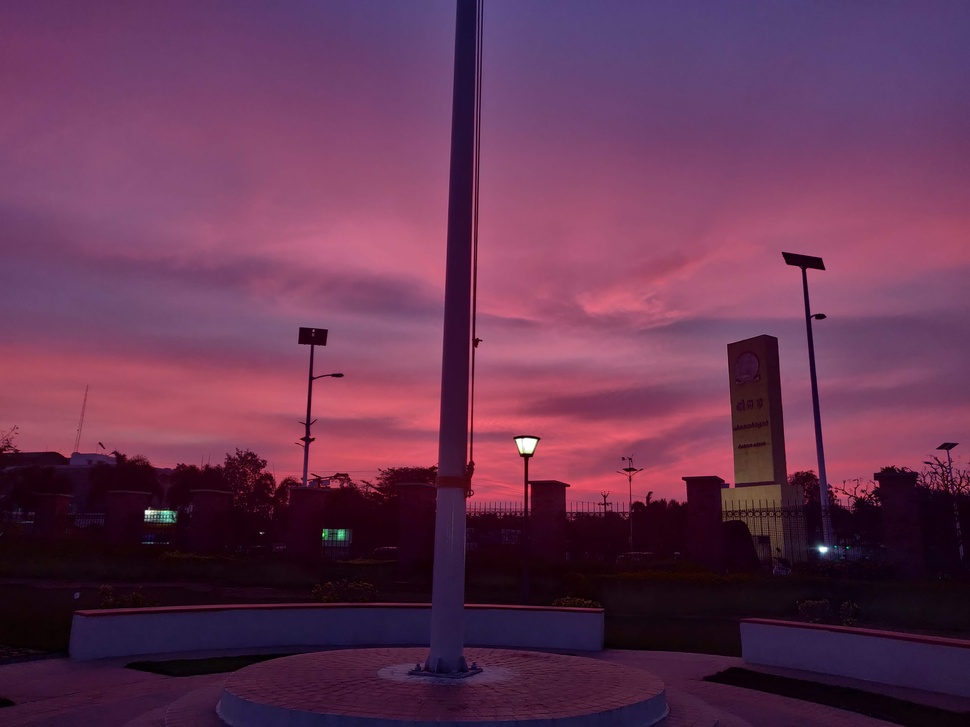
#> input picture Images/evening2.jpg, 970 x 727 px, shrunk from 4608 x 3456 before the run
$ jupyter execute 'Super Fast Color Transfer.ipynb'
#> lines starting #> are read from the running program, lines starting #| are printed output that depends on the picture
# Super Fast Color Transfer
Ever looked up at the sky and got mesmerised by the clouds? Only if now it could be a bit more orange like it was that morning or maybe a little bit purple like that evening.
Well in this article I demonstrate an algorithm implemented in python using opencv to transfer the colors of one picture to another.

<h3>This is an image taken round 6 pm in my college.</h3>
</img>

<h3>This is an image I took in my residential complex.</h3>

Now I am not a designer or someone very familiar with photoshop. Therefore I am going to use an algorithm to do the color transfer.

I am not going to use any complex code to achieve this task but rather very simple statistical operations and their operations to achieve my purpose.
Those are <strong>mean and standard deviation</strong>.

This implementation is very loosely based on Color Transfer between Images by <strong>Reinhard et al,2001.</strong>
In this paper, Reinhard and the colleagues demonstrate that by utilising the L*a*b color space and the mean and standard deviation of each L*,a* and b* channel, respectively, that the color can be transferred between two images.

## ALGORITHM
The algorithm is as follows:
<ul>
    <li>Step-1:</li> Input a source and a a target image.
    The source image contains the color space you want your target image to mimic.
    <li>Step-2:</li> Convert both the images to the L*a*b color space. This color space does a substantially better job mimicking how humans interpret color than the standard RGB color space, and as you'll see, works very well for data transfer.
    <li>Step-3:</li> Split the channels for both the source and the target.
    <li>Step-4:</li> Compute the mean and standard deviation of each of the L*a*b channels for the source and the target images.
    <li>Step-5:</li> Subtract the mean of the L*a*b channels of the target image from the taget channels.
    <li>Step-6:</li>Scale the target channels by the ratio of the standard deviation of the <strong>target</strong> divided ny the standard deviation of the <strong>source</strong>, multiplied by the target channels.
    <li>Step-7:</li> Add in the means of the L*a*b channels for the <strong> source </strong>.
    <li>Step-8:</li>Clip any values that fall outside the range [0,255].
    <li>Step-9:</li> Merge the color channels back together.
    <li>Step-10:</li>Convert back to the RGB color space form the L*a*b color space.


</ul>

[cell 1]
#importing the necessary modules.
import numpy as np
import cv2
import matplotlib.pyplot as plt

[cell 2]
def color_transfer(source, target):
    #convert the image from the RGB color space to L*a*b color space
    #Also OpenCV expects floats to be 32 bit, so use that instead of 64-bit

    source=cv2.cvtColor(source,cv2.COLOR_BGR2LAB).astype("float32")
    target=cv2.cvtColor(target,cv2.COLOR_BGR2LAB).astype("float32")

    #computing the statistics for the images
    (lMeansrc,lStdsrc,aMeansrc,aStdsrc,bMeansrc,bStdsrc)=image_stats(source)
    (lMeantgt,lStdtgt,aMeantgt,aStdtgt,bMeantgt,bStdtgt)=image_stats(target)

    #subtract the means from each channel of target

    l,a,b=cv2.split(target)
    l=l-lMeantgt
    a=a-aMeantgt
    b=b-bMeantgt

    #scale by the standard deviations
    l=(lStdtgt/lStdsrc)*l
    a=(aStdtgt/aStdsrc)*a
    b=(bStdtgt/bStdsrc)*b

    #add in the source mean

    l=l+lMeansrc
    a=a+aMeansrc
    b=b+bMeansrc

    #clipping the intensities to [0,255] if they fall outside the range

    l= np.clip(l,0,255)
    a= np.clip(a,0,255)
    b= np.clip(b,0,255)

    # merge the channels together and convert back to the RGB color
    #space, being sure to utilise the 8-bit unsigned integer data type

    transfer=cv2.merge([l, a, b])
    transfer=cv2.cvtColor(transfer.astype("uint8"),cv2.COLOR_LAB2BGR)

    return transfer

[cell 3]
def image_stats(image):
    #compute the mean and Standard Deviation of each channel

    (l,a,b)=cv2.split(image)

    (lMean,lStd) = (l.mean(), l.std())
    (aMean,aStd) = (a.mean(), a.std())
    (bMean,bStd) = (b.mean(), b.std())

    return (lMean,lStd,aMean,aStd,bMean,bStd)

[cell 4]
sourceimg=cv2.imread("Images/evening2.jpg")
#> sourceimg is the input picture: shape (727, 970, 3); mean B, G, R 83.5, 52.5, 101.8
targetimg=cv2.imread("Images/home.jpg")
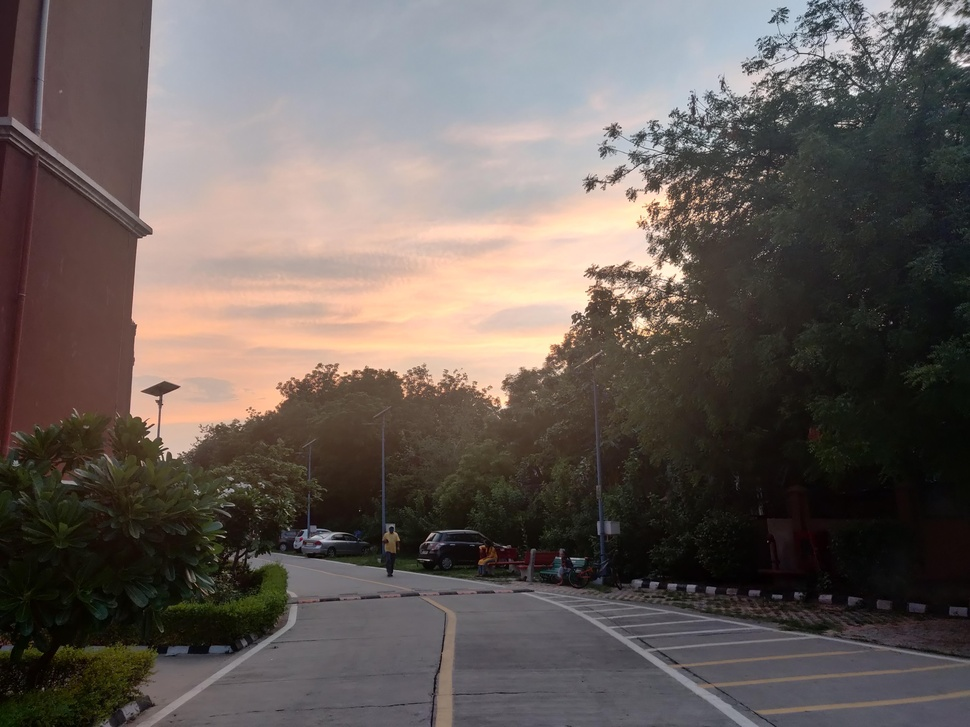
#> input picture Images/home.jpg, 970 x 727 px, shrunk from 4608 x 3456 before the run
#> targetimg is the input picture: shape (727, 970, 3); mean B, G, R 90.3, 94.7, 103.8
sourceimg=cv2.cvtColor(sourceimg,cv2.COLOR_BGR2RGB)
targetimg=cv2.cvtColor(targetimg,cv2.COLOR_BGR2RGB)

[cell 5]
resultimg=color_transfer(sourceimg,targetimg)
#> in image_stats, `(l,a,b)=cv2.split(image)`:
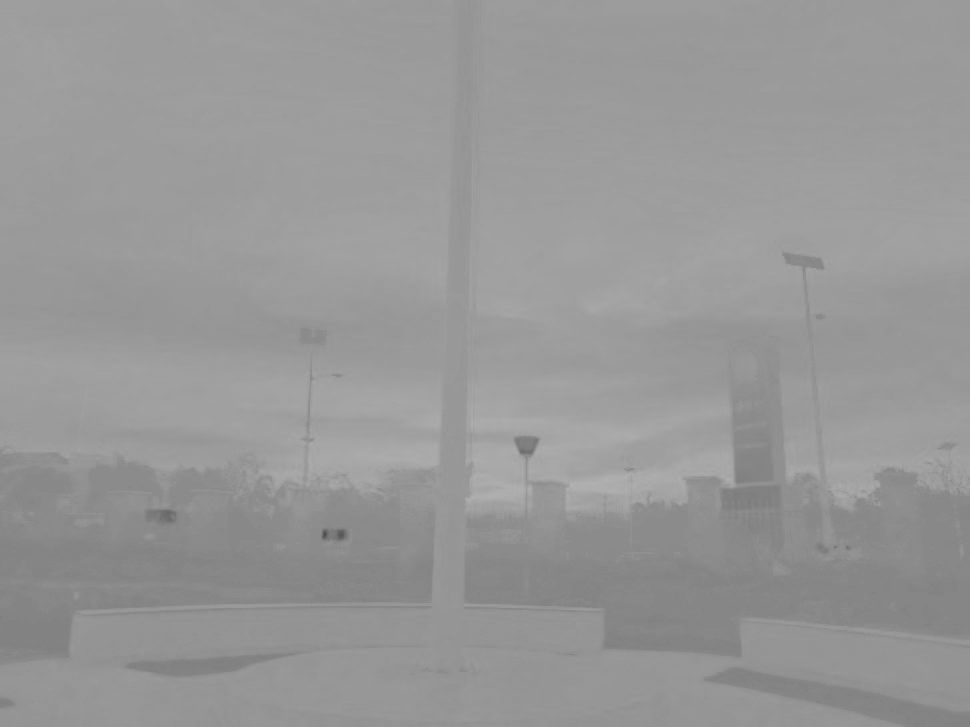
#> a: shape (727, 970) float32; min 75, max 178, mean 151.5
#> in image_stats, `(lMean,lStd) = (l.mean(), l.std())`: lMean = 69.88; lStd = 40.06
#> in image_stats, `(aMean,aStd) = (a.mean(), a.std())`: aMean = 151.5; aStd = 8.6
#> in image_stats, `(bMean,bStd) = (b.mean(), b.std())`: bMean = 105.7; bStd = 14.96
#> in color_transfer, `(lMeansrc,lStdsrc,aMeansrc,aStdsrc,bMeansrc,bStdsrc)=image_stats(source)`: lMeansrc = 69.88; lStdsrc = 40.06; aMeansrc = 151.5; aStdsrc = 8.6; bMeansrc = 105.7; bStdsrc = 14.96
#> in image_stats (call 2), `(l,a,b)=cv2.split(image)`:
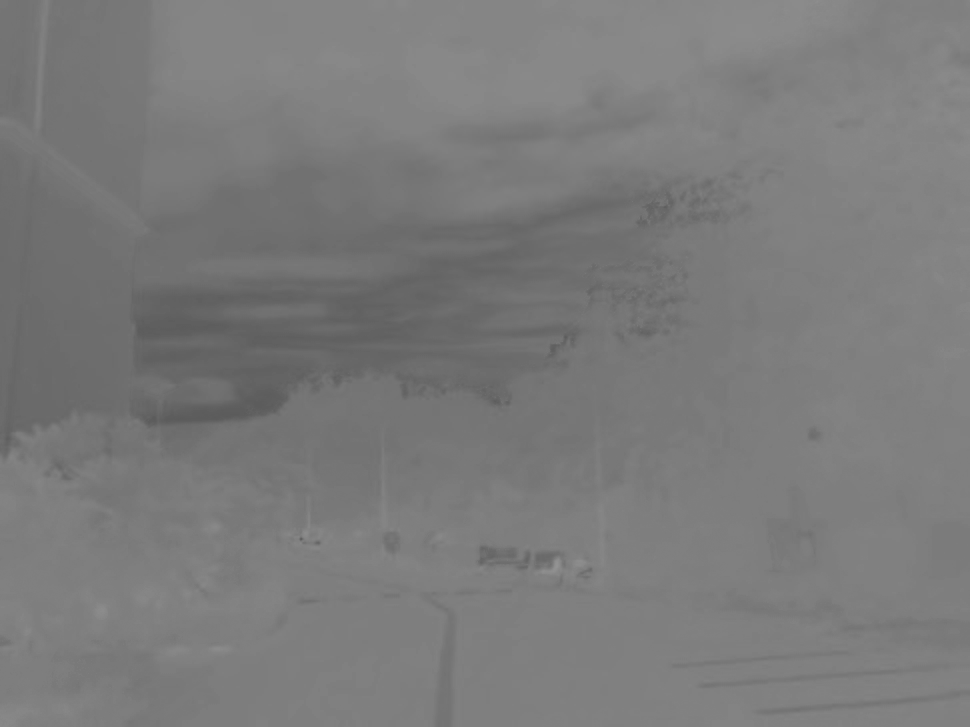
#> b: shape (727, 970) float32; min 91, max 147, mean 122.6
#> in image_stats (call 2), `(lMean,lStd) = (l.mean(), l.std())`: lMean = 98.55; lStd = 70.94
#> in image_stats (call 2), `(aMean,aStd) = (a.mean(), a.std())`: aMean = 128.7; aStd = 3.58
#> in image_stats (call 2), `(bMean,bStd) = (b.mean(), b.std())`: bMean = 122.6; bStd = 8.75
#> in color_transfer, `(lMeantgt,lStdtgt,aMeantgt,aStdtgt,bMeantgt,bStdtgt)=image_stats(target)`: lMeantgt = 98.55; lStdtgt = 70.94; aMeantgt = 128.7; aStdtgt = 3.58; bMeantgt = 122.6; bStdtgt = 8.75
#> in color_transfer, `b=b-bMeantgt`:
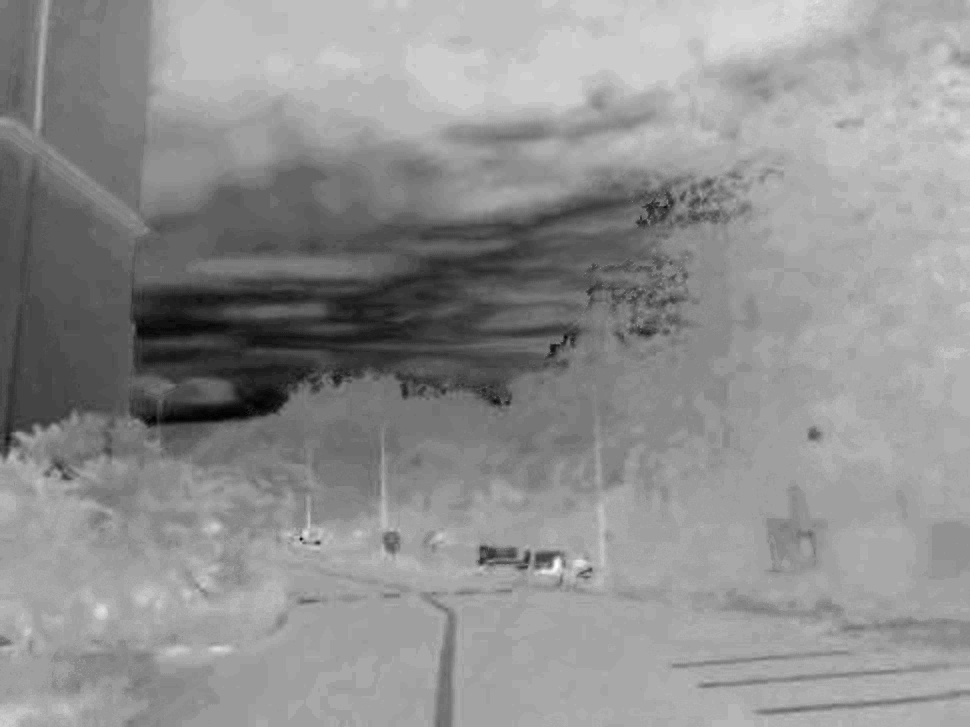
#> b: shape (727, 970) float32; min -31.59, max 24.41, mean 0; drawn with min black and max white
#> in color_transfer, `l= np.clip(l,0,255)`:
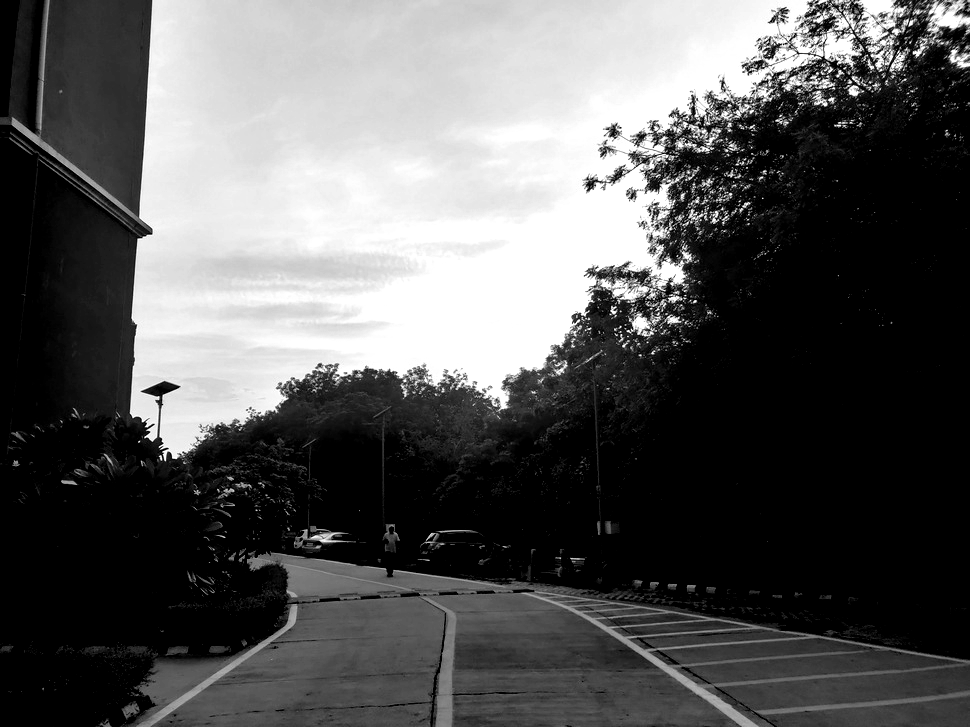
#> l: shape (727, 970) float32; min 0, max 255, mean 89.4
#> in color_transfer, `transfer=cv2.cvtColor(transfer.astype("uint8"),cv2.COLOR_LAB2BGR)`:
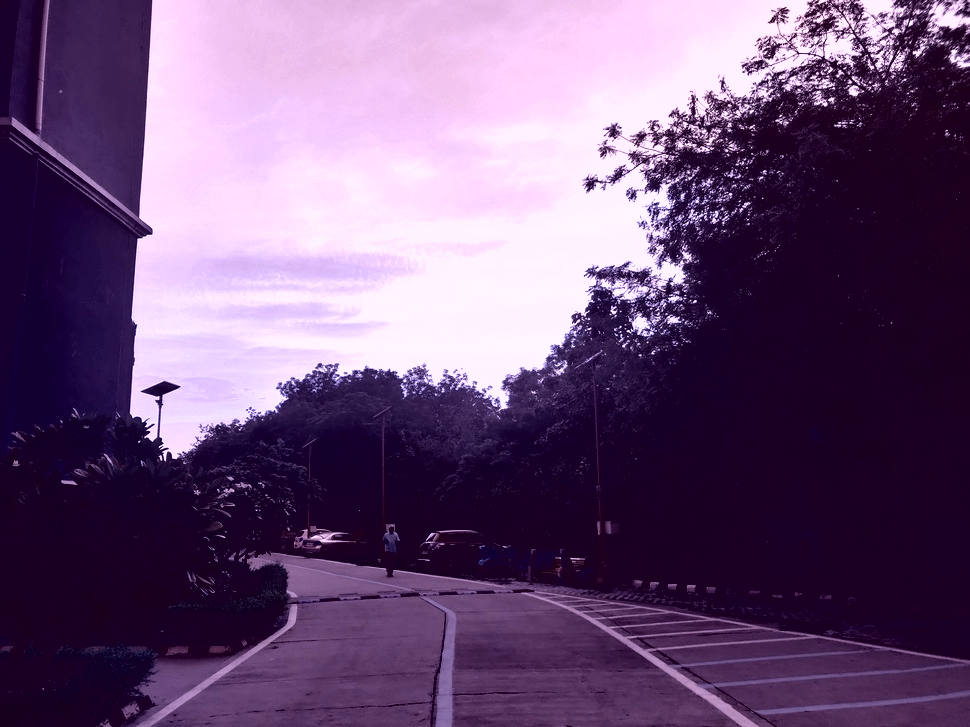
#> transfer: shape (727, 970, 3); mean B, G, R 117.8, 79.6, 107.2
resultimg=cv2.cvtColor(resultimg,cv2.COLOR_BGR2RGB)
